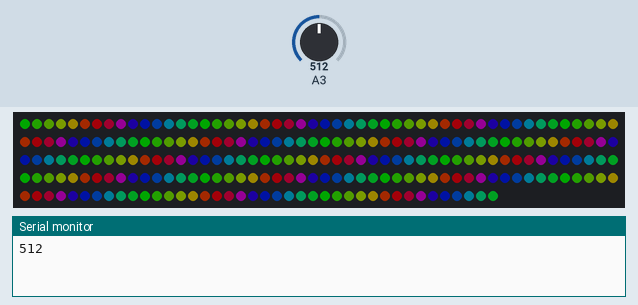
Simulated run of this sketch. Board: Arduino Uno, built with avr-gcc and run on an emulated ATmega328P. Shown: 240 RGB LEDs in strip order, left to right, continuing on the next row, the last lines printed to the serial monitor. The test bench sets the inputs (shaded band); at power-on: A3 = 512. Dim RGB values are drawn brighter than linear; colours are those a GRB WS2812 strip shows for the declared byte order.

Above: at 0.1 s.
At 1.3 s:
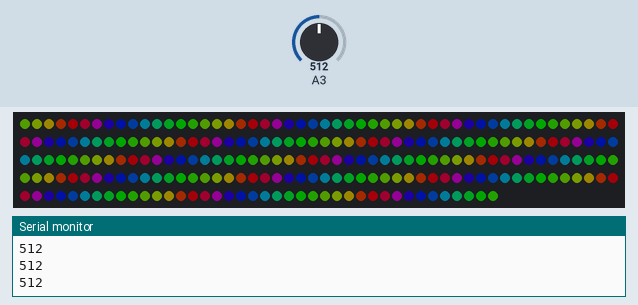
1.4 s: A3 set to 122
At 2.43 s:
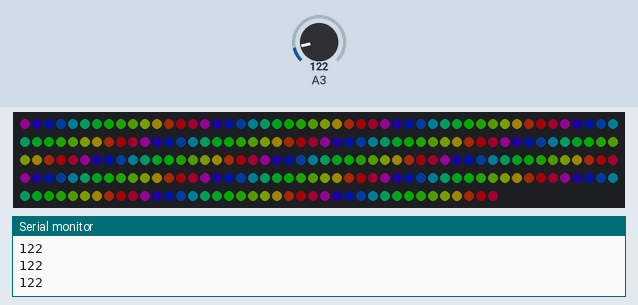
4.0 s: A3 set to 0
Timing chart, 0 to 7.0 s (numbered marks = the images above; inputs shaded):
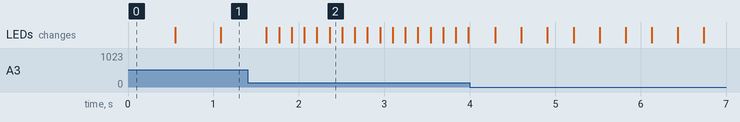

The sketch:

rolling_waves_HSV.ino
```cpp
// Подключаем библиотеку FastLED.
#include "FastLED.h"
// Указываем, какое количество пикселей у нашей ленты.
#define LED_COUNT 240

// Указываем, к какому порту подключен вход ленты DIN.
#define LED_PIN 6
#define sat 255
#define val 100
#define wave_len 15

// Создаем переменную strip для управления нашей лентой.
CRGB strip[LED_COUNT];
int k = 0;
int step;
void setup()
{
  FastLED.addLeds<WS2812B, LED_PIN, RGB>(strip, LED_COUNT);
  step = 255 / wave_len;
  Serial.begin(9600);
}

void loop()
{
  int my_delay =  analogRead(A3);
  Serial.println(my_delay);
  for (int i = 0; i < LED_COUNT ; i++)
  { int pos = (i + k) % wave_len;
    strip[i].setHSV(pos * step, sat, val) ; }

  k += 1;
  FastLED.show();
  delay(map(my_delay, 0, 1000, 10, 1000));

}
```
